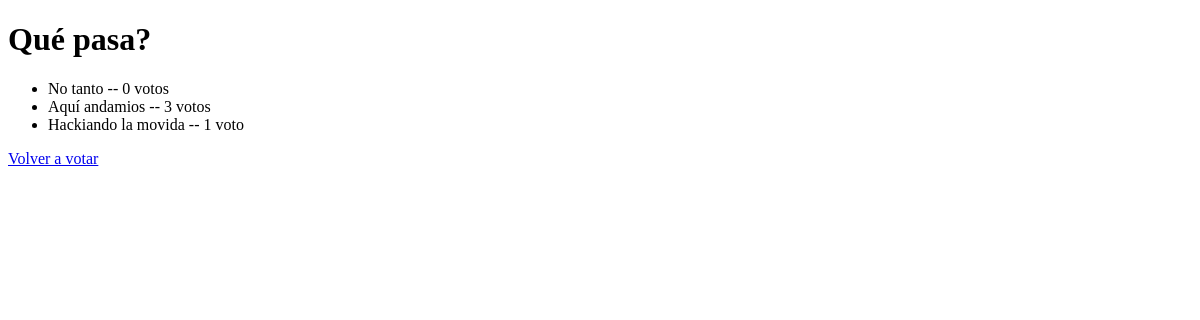
The app's page /sondeo/2/resultados/, older data.
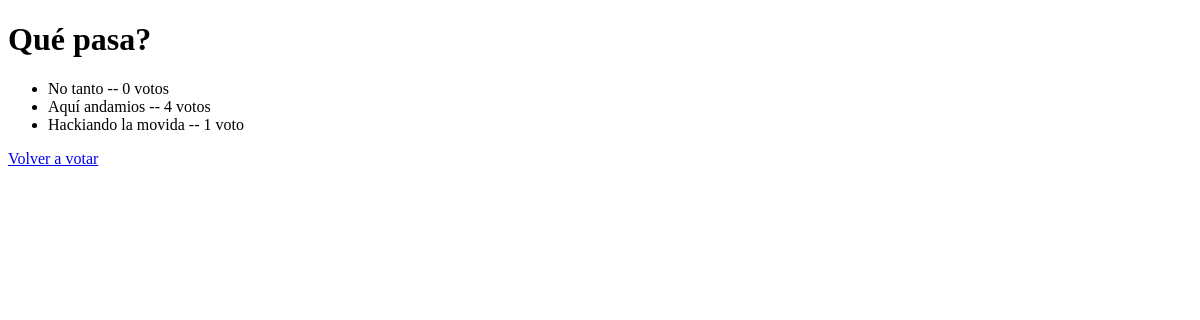
The same page, newer data.
### sondeo/models.py (models this page shows, shortened)
class Respuesta(models.Model):
    pregunta = models.ForeignKey(Pregunta, on_delete=models.CASCADE) # Relación de clave foránea con la tabla Pregunta y al borrarse se borran las respuestas asociadas
    texto_elegido = models.CharField(max_length=200)
    votos = models.IntegerField(default=0) #Número de votos. Empìeza en 0

### sondeo/views.py (the view)
# urls.py: path("<int:pk>/resultados/", views.ResultadosView.as_view(), name="resultados"),
class ResultadosView(generic.DetailView):
    model = Pregunta
    template_name = "sondeo/resultados.html"
    def get_queryset(self):
        return Pregunta.objects.filter(fecha_de_publicacion__lte=timezone.now())

### sondeo/templates/sondeo/resultados.html (shortened to what this page needs)
<!DOCTYPE html>
<html lang="en">
<head>
</head>
<body>
  <h1> {{ pregunta.texto_pregunta }} </h1>
  <ul>
    {% for respuesta in pregunta.respuesta_set.all %}
    <li> {{ respuesta.texto_elegido }} -- {{ respuesta.votos }} voto{{ respuesta.votos|pluralize }} </li>
    {% endfor %}
  </ul>
  <a href="{% url 'sondeo:detalle' pregunta.id %}">Volver a votar</a>
</body>
</html>

Row changes from the older to the newer data that the page shows:
changed Respuesta "Aquí andamios": votos "3" → "4"
